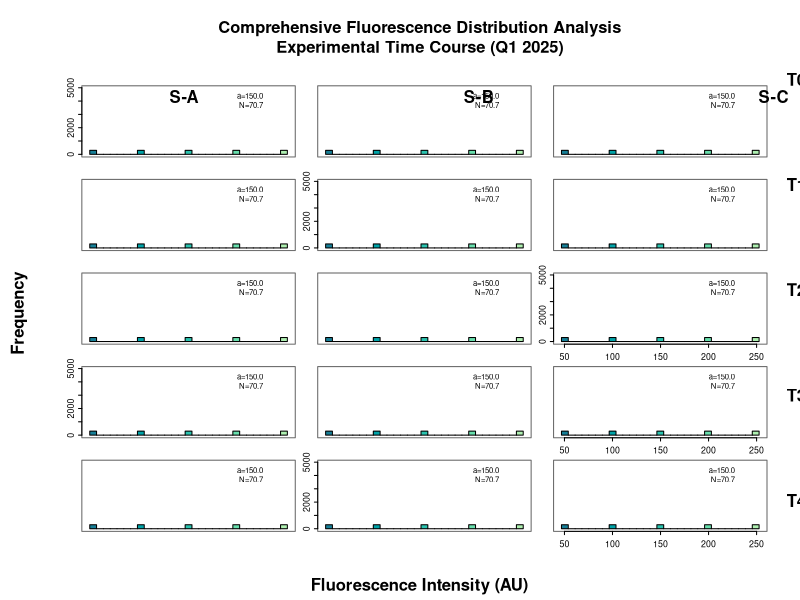

R code for this plot:
#!/usr/bin/env Rscript
# Configure output
output_file <- "fluorescence_analysis.pdf"
pdf(output_file, width = 14, height = 10) # Professional A4 aspect ratio

# Generate synthetic data
set.seed(2025)
samples <- 3
timepoints <- 5
data <- expand.grid(
  Sample = paste0("S-", LETTERS[1:samples]),
  Timepoint = factor(paste0("T", 0:(timepoints - 1)),
    levels = paste0("T", (timepoints - 1):0)
  ),
  Fluorescence = rnorm(1500, mean = seq(50, 250, length.out = timepoints))
)

# Set up plotting parameters
original_par <- par(no.readonly = TRUE)
on.exit(par(original_par))

par(
  mfcol = c(timepoints, samples),
  oma = c(4, 5, 6, 2),
  mar = c(1.2, 1.2, 0.5, 0.5),
  mgp = c(1.5, 0.4, 0),
  tcl = -0.25
)

# Calculate global parameters
global_breaks <- seq(min(data$Fluorescence), max(data$Fluorescence), length.out = 30)
max_count <- max(hist(data$Fluorescence, breaks = global_breaks, plot = FALSE)$counts)

# Generate plots
for (tp in levels(data$Timepoint)) {
  for (smpl in unique(data$Sample)) {
    subset_data <- data[data$Sample == smpl & data$Timepoint == tp, ]

    h <- hist(subset_data$Fluorescence, breaks = global_breaks, plot = FALSE)

    plot(h,
      col = hcl.colors(length(h$breaks), "TealGrn"),
      main = "", xlab = "", ylab = "",
      ylim = c(0, max_count * 1.1),
      axes = FALSE
    )
    box(col = "gray40")

    # Add mean/variance annotations
    mean_val <- mean(subset_data$Fluorescence)
    sd_val <- sd(subset_data$Fluorescence)
    text(
      x = max(global_breaks) * 0.9, y = max_count * 0.9,
      labels = sprintf("a=%.1f\nN=%.1f", mean_val, sd_val),
      cex = 0.7, adj = 1
    )

    # Conditional axes
    if (smpl == unique(data$Sample)[1]) axis(2, cex.axis = 0.8)
    if (tp == levels(data$Timepoint)[timepoints]) axis(1, cex.axis = 0.8)
  }
}

# Add professional annotations
mtext("Fluorescence Intensity (AU)", side = 1, outer = TRUE, line = 2.5, font = 2)
mtext("Frequency", side = 2, outer = TRUE, line = 3, font = 2)
mtext(unique(data$Sample),
  side = 3, outer = TRUE,
  at = seq(1 / (2 * samples), 1, length.out = samples),
  line = -2, font = 2
)
mtext(levels(data$Timepoint),
  side = 4, outer = TRUE,
  at = seq(1 / (2 * timepoints), 1, length.out = timepoints),
  line = 1, las = 2, font = 2
)

# Add titles
title("Comprehensive Fluorescence Distribution Analysis\nExperimental Time Course (Q1 2025)",
  outer = TRUE, line = 2, cex.main = 1.5
)

# Close device
dev.off()
